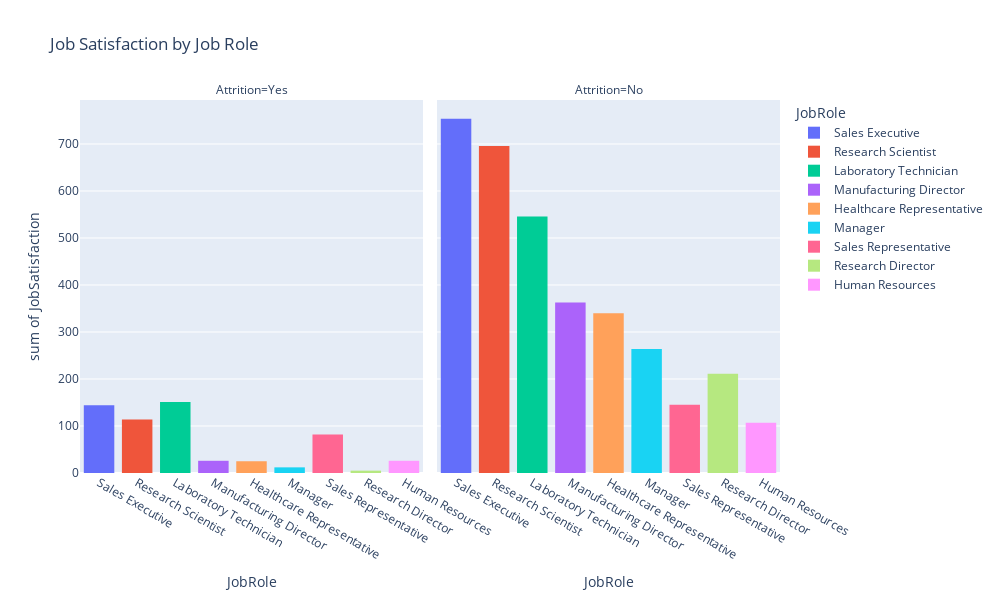

Source (notebook cell):
### Code cell
px.histogram(df,x='JobRole',y='JobSatisfaction',facet_col='Attrition',color='JobRole',
             title='Job Satisfaction by Job Role',
             width=1000,height=600)

### Figure 1 — Plotly figure (JSON) as saved in the notebook; plotly's stock layout.template omitted (floating-point values rounded to 4 significant figures; data arrays with more than 128 entries replaced by an {"elided": "..."} marker saying what was removed)
{"data": [{"alignmentgroup": "True", "bingroup": "x", "histfunc": "sum", "hovertemplate": "JobRole=%{x}<br>Attrition=Yes<br>sum of JobSatisfaction=%{y}<extra></extra>", "legendgroup": "Sales Executive", "marker": {"color": "#636efa", "pattern": {"shape": ""}}, "name": "Sales Executive", "offsetgroup": "Sales Executive", "orientation": "v", "showlegend": true, "type": "histogram", "x": ["Sales Executive", "Sales Executive", "Sales Executive", "Sales Executive", "Sales Executive", "Sales Executive", "Sales Executive", "Sales Executive", "Sales Executive", "Sales Executive", "Sales Executive", "Sales Executive", "Sales Executive", "Sales Executive", "Sales Executive", "Sales Executive", "Sales Executive", "Sales Executive", "Sales Executive", "Sales Executive", "Sales Executive", "Sales Executive", "Sales Executive", "Sales Executive", "Sales Executive", "Sales Executive", "Sales Executive", "Sales Executive", "Sales Executive", "Sales Executive", "Sales Executive", "Sales Executive", "Sales Executive", "Sales Executive", "Sales Executive", "Sales Executive", "Sales Executive", "Sales Executive", "Sales Executive", "Sales Executive", "Sales Executive", "Sales Executive", "Sales Executive", "Sales Executive", "Sales Executive", "Sales Executive", "Sales Executive", "Sales Executive", "Sales Executive", "Sales Executive", "Sales Executive", "Sales Executive", "Sales Executive", "Sales Executive", "Sales Executive", "Sales Executive", "Sales Executive"], "xaxis": "x", "y": [4, 4, 3, 3, 3, 4, 4, 1, 4, 3, 2, 3, 4, 3, 1, 1, 3, 3, 3, 1, 1, 4, 4, 4, 3, 2, 1, 1, 3, 1, 1, 1, 3, 2, 2, 3, 3, 4, 2, 2, 1, 1, 4, 4, 3, 1, 2, 1, 3, 4, 2, 2, 3, 4, 1, 3, 1], "yaxis": "y"}, {"alignmentgroup": "True", "bingroup": "x", "histfunc": "sum", "hovertemplate": "JobRole=%{x}<br>Attrition=No<br>sum of JobSatisfaction=%{y}<extra></extra>", "legendgroup": "Sales Executive", "marker": {"color": "#636efa", "pattern": {"shape": ""}}, "name": "Sales Executive", "offsetgroup": "Sales Executive", "orientation": "v", "showlegend": false, "type": "histogram", "x": {"elided": "269 str values"}, "xaxis": "x2", "y": {"elided": "269 int values"}, "yaxis": "y2"}, {"alignmentgroup": "True", "bingroup": "x", "histfunc": "sum", "hovertemplate": "JobRole=%{x}<br>Attrition=Yes<br>sum of JobSatisfaction=%{y}<extra></extra>", "legendgroup": "Research Scientist", "marker": {"color": "#EF553B", "pattern": {"shape": ""}}, "name": "Research Scientist", "offsetgroup": "Research Scientist", "orientation": "v", "showlegend": true, "type": "histogram", "x": ["Research Scientist", "Research Scientist", "Research Scientist", "Research Scientist", "Research Scientist", "Research Scientist", "Research Scientist", "Research Scientist", "Research Scientist", "Research Scientist", "Research Scientist", "Research Scientist", "Research Scientist", "Research Scientist", "Research Scientist", "Research Scientist", "Research Scientist", "Research Scientist", "Research Scientist", "Research Scientist", "Research Scientist", "Research Scientist", "Research Scientist", "Research Scientist", "Research Scientist", "Research Scientist", "Research Scientist", "Research Scientist", "Research Scientist", "Research Scientist", "Research Scientist", "Research Scientist", "Research Scientist", "Research Scientist", "Research Scientist", "Research Scientist", "Research Scientist", "Research Scientist", "Research Scientist", "Research Scientist", "Research Scientist", "Research Scientist", "Research Scientist", "Research Scientist", "Research Scientist", "Research Scientist", "Research Scientist"], "xaxis": "x", "y": [1, 1, 4, 3, 2, 1, 3, 4, 2, 4, 1, 4, 2, 3, 1, 2, 3, 4, 3, 3, 2, 4, 3, 1, 1, 3, 1, 1, 3, 3, 2, 3, 4, 1, 2, 1, 3, 2, 1, 3, 3, 2, 4, 2, 1, 3, 4], "yaxis": "y"}, {"alignmentgroup": "True", "bingroup": "x", "histfunc": "sum", "hovertemplate": "JobRole=%{x}<br>Attrition=No<br>sum of JobSatisfaction=%{y}<extra></extra>", "legendgroup": "Research Scientist", "marker": {"color": "#EF553B", "pattern": {"shape": ""}}, "name": "Research Scientist", "offsetgroup": "Research Scientist", "orientation": "v", "showlegend": false, "type": "histogram", "x": {"elided": "245 str values"}, "xaxis": "x2", "y": {"elided": "245 int values"}, "yaxis": "y2"}, {"alignmentgroup": "True", "bingroup": "x", "histfunc": "sum", "hovertemplate": "JobRole=%{x}<br>Attrition=Yes<br>sum of JobSatisfaction=%{y}<extra></extra>", "legendgroup": "Laboratory Technician", "marker": {"color": "#00cc96", "pattern": {"shape": ""}}, "name": "Laboratory Technician", "offsetgroup": "Laboratory Technician", "orientation": "v", "showlegend": true, "type": "histogram", "x": ["Laboratory Technician", "Laboratory Technician", "Laboratory Technician", "Laboratory Technician", "Laboratory Technician", "Laboratory Technician", "Laboratory Technician", "Laboratory Technician", "Laboratory Technician", "Laboratory Technician", "Laboratory Technician", "Laboratory Technician", "Laboratory Technician", "Laboratory Technician", "Laboratory Technician", "Laboratory Technician", "Laboratory Technician", "Laboratory Technician", "Laboratory Technician", "Laboratory Technician", "Laboratory Technician", "Laboratory Technician", "Laboratory Technician", "Laboratory Technician", "Laboratory Technician", "Laboratory Technician", "Laboratory Technician", "Laboratory Technician", "Laboratory Technician", "Laboratory Technician", "Laboratory Technician", "Laboratory Technician", "Laboratory Technician", "Laboratory Technician", "Laboratory Technician", "Laboratory Technician", "Laboratory Technician", "Laboratory Technician", "Laboratory Technician", "Laboratory Technician", "Laboratory Technician", "Laboratory Technician", "Laboratory Technician", "Laboratory Technician", "Laboratory Technician", "Laboratory Technician", "Laboratory Technician", "Laboratory Technician", "Laboratory Technician", "Laboratory Technician", "Laboratory Technician", "Laboratory Technician", "Laboratory Technician", "Laboratory Technician", "Laboratory Technician", "Laboratory Technician", "Laboratory Technician", "Laboratory Technician", "Laboratory Technician", "Laboratory Technician", "Laboratory Technician", "Laboratory Technician"], "xaxis": "x", "y": [3, 3, 3, 3, 3, 4, 3, 1, 4, 4, 1, 3, 2, 3, 3, 2, 3, 1, 1, 4, 3, 4, 3, 1, 1, 4, 4, 4, 1, 1, 2, 2, 1, 3, 1, 4, 3, 2, 3, 3, 4, 2, 3, 3, 3, 1, 1, 1, 4, 1, 1, 1, 1, 2, 1, 3, 2, 1, 1, 4, 4, 3], "yaxis": "y"}, {"alignmentgroup": "True", "bingroup": "x", "histfunc": "sum", "hovertemplate": "JobRole=%{x}<br>Attrition=No<br>sum of JobSatisfaction=%{y}<extra></extra>", "legendgroup": "Laboratory Technician", "marker": {"color": "#00cc96", "pattern": {"shape": ""}}, "name": "Laboratory Technician", "offsetgroup": "Laboratory Technician", "orientation": "v", "showlegend": false, "type": "histogram", "x": {"elided": "197 str values"}, "xaxis": "x2", "y": {"elided": "197 int values"}, "yaxis": "y2"}, {"alignmentgroup": "True", "bingroup": "x", "histfunc": "sum", "hovertemplate": "JobRole=%{x}<br>Attrition=Yes<br>sum of JobSatisfaction=%{y}<extra></extra>", "legendgroup": "Manufacturing Director", "marker": {"color": "#ab63fa", "pattern": {"shape": ""}}, "name": "Manufacturing Director", "offsetgroup": "Manufacturing Director", "orientation": "v", "showlegend": true, "type": "histogram", "x": ["Manufacturing Director", "Manufacturing Director", "Manufacturing Director", "Manufacturing Director", "Manufacturing Director", "Manufacturing Director", "Manufacturing Director", "Manufacturing Director", "Manufacturing Director", "Manufacturing Director"], "xaxis": "x", "y": [4, 3, 3, 3, 1, 3, 2, 4, 2, 1], "yaxis": "y"}, {"alignmentgroup": "True", "bingroup": "x", "histfunc": "sum", "hovertemplate": "JobRole=%{x}<br>Attrition=No<br>sum of JobSatisfaction=%{y}<extra></extra>", "legendgroup": "Manufacturing Director", "marker": {"color": "#ab63fa", "pattern": {"shape": ""}}, "name": "Manufacturing Director", "offsetgroup": "Manufacturing Director", "orientation": "v", "showlegend": false, "type": "histogram", "x": {"elided": "135 str values"}, "xaxis": "x2", "y": {"elided": "135 int values"}, "yaxis": "y2"}, {"alignmentgroup": "True", "bingroup": "x", "histfunc": "sum", "hovertemplate": "JobRole=%{x}<br>Attrition=Yes<br>sum of JobSatisfaction=%{y}<extra></extra>", "legendgroup": "Healthcare Representative", "marker": {"color": "#FFA15A", "pattern": {"shape": ""}}, "name": "Healthcare Representative", "offsetgroup": "Healthcare Representative", "orientation": "v", "showlegend": true, "type": "histogram", "x": ["Healthcare Representative", "Healthcare Representative", "Healthcare Representative", "Healthcare Representative", "Healthcare Representative", "Healthcare Representative", "Healthcare Representative", "Healthcare Representative", "Healthcare Representative"], "xaxis": "x", "y": [4, 1, 3, 2, 1, 4, 4, 4, 2], "yaxis": "y"}, {"alignmentgroup": "True", "bingroup": "x", "histfunc": "sum", "hovertemplate": "JobRole=%{x}<br>Attrition=No<br>sum of JobSatisfaction=%{y}<extra></extra>", "legendgroup": "Healthcare Representative", "marker": {"color": "#FFA15A", "pattern": {"shape": ""}}, "name": "Healthcare Representative", "offsetgroup": "Healthcare Representative", "orientation": "v", "showlegend": false, "type": "histogram", "x": ["Healthcare Representative", "Healthcare Representative", "Healthcare Representative", "Healthcare Representative", "Healthcare Representative", "Healthcare Representative", "Healthcare Representative", "Healthcare Representative", "Healthcare Representative", "Healthcare Representative", "Healthcare Representative", "Healthcare Representative", "Healthcare Representative", "Healthcare Representative", "Healthcare Representative", "Healthcare Representative", "Healthcare Representative", "Healthcare Representative", "Healthcare Representative", "Healthcare Representative", "Healthcare Representative", "Healthcare Representative", "Healthcare Representative", "Healthcare Representative", "Healthcare Representative", "Healthcare Representative", "Healthcare Representative", "Healthcare Representative", "Healthcare Representative", "Healthcare Representative", "Healthcare Representative", "Healthcare Representative", "Healthcare Representative", "Healthcare Representative", "Healthcare Representative", "Healthcare Representative", "Healthcare Representative", "Healthcare Representative", "Healthcare Representative", "Healthcare Representative", "Healthcare Representative", "Healthcare Representative", "Healthcare Representative", "Healthcare Representative", "Healthcare Representative", "Healthcare Representative", "Healthcare Representative", "Healthcare Representative", "Healthcare Representative", "Healthcare Representative", "Healthcare Representative", "Healthcare Representative", "Healthcare Representative", "Healthcare Representative", "Healthcare Representative", "Healthcare Representative", "Healthcare Representative", "Healthcare Representative", "Healthcare Representative", "Healthcare Representative", "Healthcare Representative", "Healthcare Representative", "Healthcare Representative", "Healthcare Representative", "Healthcare Representative", "Healthcare Representative", "Healthcare Representative", "Healthcare Representative", "Healthcare Representative", "Healthcare Representative", "Healthcare Representative", "Healthcare Representative", "Healthcare Representative", "Healthcare Representative", "Healthcare Representative", "Healthcare Representative", "Healthcare Representative", "Healthcare Representative", "Healthcare Representative", "Healthcare Representative", "Healthcare Representative", "Healthcare Representative", "Healthcare Representative", "Healthcare Representative", "Healthcare Representative", "Healthcare Representative", "Healthcare Representative", "Healthcare Representative", "Healthcare Representative", "Healthcare Representative", "Healthcare Representative", "Healthcare Representative", "Healthcare Representative", "Healthcare Representative", "Healthcare Representative", "Healthcare Representative", "Healthcare Representative", "Healthcare Representative", "Healthcare Representative", "Healthcare Representative", "Healthcare Representative", "Healthcare Representative", "Healthcare Representative", "Healthcare Representative", "Healthcare Representative", "Healthcare Representative", "Healthcare Representative", "Healthcare Representative", "Healthcare Representative", "Healthcare Representative", "Healthcare Representative", "Healthcare Representative", "Healthcare Representative", "Healthcare Representative", "Healthcare Representative", "Healthcare Representative", "Healthcare Representative", "Healthcare Representative", "Healthcare Representative", "Healthcare Representative", "Healthcare Representative", "Healthcare Representative"], "xaxis": "x2", "y": [3, 4, 4, 1, 3, 4, 2, 1, 4, 1, 4, 2, 4, 1, 3, 4, 1, 4, 1, 4, 1, 4, 3, 3, 1, 4, 3, 4, 2, 3, 3, 4, 3, 3, 3, 3, 4, 4, 2, 3, 4, 3, 4, 1, 1, 3, 2, 1, 2, 4, 4, 2, 4, 4, 4, 2, 3, 3, 3, 2, 2, 3, 4, 4, 4, 2, 4, 1, 1, 1, 4, 2, 3, 4, 3, 4, 3, 1, 3, 2, 3, 3, 2, 1, 4, 4, 2, 3, 4, 3, 3, 3, 1, 3, 1, 3, 4, 4, 4, 3, 2, 3, 3, 4, 1, 1, 2, 4, 1, 3, 1, 3, 1, 4, 3, 3, 3, 3, 4, 3, 3, 1], "yaxis": "y2"}, {"alignmentgroup": "True", "bingroup": "x", "histfunc": "sum", "hovertemplate": "JobRole=%{x}<br>Attrition=Yes<br>sum of JobSatisfaction=%{y}<extra></extra>", "legendgroup": "Manager", "marker": {"color": "#19d3f3", "pattern": {"shape": ""}}, "name": "Manager", "offsetgroup": "Manager", "orientation": "v", "showlegend": true, "type": "histogram", "x": ["Manager", "Manager", "Manager", "Manager", "Manager"], "xaxis": "x", "y": [2, 3, 1, 4, 2], "yaxis": "y"}, {"alignmentgroup": "True", "bingroup": "x", "histfunc": "sum", "hovertemplate": "JobRole=%{x}<br>Attrition=No<br>sum of JobSatisfaction=%{y}<extra></extra>", "legendgroup": "Manager", "marker": {"color": "#19d3f3", "pattern": {"shape": ""}}, "name": "Manager", "offsetgroup": "Manager", "orientation": "v", "showlegend": false, "type": "histogram", "x": ["Manager", "Manager", "Manager", "Manager", "Manager", "Manager", "Manager", "Manager", "Manager", "Manager", "Manager", "Manager", "Manager", "Manager", "Manager", "Manager", "Manager", "Manager", "Manager", "Manager", "Manager", "Manager", "Manager", "Manager", "Manager", "Manager", "Manager", "Manager", "Manager", "Manager", "Manager", "Manager", "Manager", "Manager", "Manager", "Manager", "Manager", "Manager", "Manager", "Manager", "Manager", "Manager", "Manager", "Manager", "Manager", "Manager", "Manager", "Manager", "Manager", "Manager", "Manager", "Manager", "Manager", "Manager", "Manager", "Manager", "Manager", "Manager", "Manager", "Manager", "Manager", "Manager", "Manager", "Manager", "Manager", "Manager", "Manager", "Manager", "Manager", "Manager", "Manager", "Manager", "Manager", "Manager", "Manager", "Manager", "Manager", "Manager", "Manager", "Manager", "Manager", "Manager", "Manager", "Manager", "Manager", "Manager", "Manager", "Manager", "Manager", "Manager", "Manager", "Manager", "Manager", "Manager", "Manager", "Manager", "Manager"], "xaxis": "x2", "y": [4, 3, 1, 3, 4, 4, 1, 4, 1, 2, 3, 3, 4, 4, 4, 4, 4, 3, 4, 2, 1, 2, 2, 2, 1, 4, 3, 4, 3, 4, 1, 3, 4, 3, 2, 4, 1, 2, 1, 4, 4, 3, 1, 4, 4, 3, 1, 4, 3, 3, 3, 4, 4, 1, 1, 4, 3, 1, 3, 1, 1, 3, 2, 2, 2, 1, 2, 2, 1, 3, 3, 2, 2, 1, 4, 4, 2, 4, 4, 3, 4, 1, 3, 4, 3, 2, 3, 2, 3, 2, 3, 1, 4, 4, 2, 4, 3], "yaxis": "y2"}, {"alignmentgroup": "True", "bingroup": "x", "histfunc": "sum", "hovertemplate": "JobRole=%{x}<br>Attrition=Yes<br>sum of JobSatisfaction=%{y}<extra></extra>", "legendgroup": "Sales Representative", "marker": {"color": "#FF6692", "pattern": {"shape": ""}}, "name": "Sales Representative", "offsetgroup": "Sales Representative", "orientation": "v", "showlegend": true, "type": "histogram", "x": ["Sales Representative", "Sales Representative", "Sales Representative", "Sales Representative", "Sales Representative", "Sales Representative", "Sales Representative", "Sales Representative", "Sales Representative", "Sales Representative", "Sales Representative", "Sales Representative", "Sales Representative", "Sales Representative", "Sales Representative", "Sales Representative", "Sales Representative", "Sales Representative", "Sales Representative", "Sales Representative", "Sales Representative", "Sales Representative", "Sales Representative", "Sales Representative", "Sales Representative", "Sales Representative", "Sales Representative", "Sales Representative", "Sales Representative", "Sales Representative", "Sales Representative", "Sales Representative", "Sales Representative"], "xaxis": "x", "y": [1, 4, 3, 3, 1, 2, 2, 3, 2, 2, 3, 2, 1, 1, 3, 3, 2, 2, 4, 4, 2, 4, 3, 1, 3, 4, 3, 4, 2, 2, 4, 1, 1], "yaxis": "y"}, {"alignmentgroup": "True", "bingroup": "x", "histfunc": "sum", "hovertemplate": "JobRole=%{x}<br>Attrition=No<br>sum of JobSatisfaction=%{y}<extra></extra>", "legendgroup": "Sales Representative", "marker": {"color": "#FF6692", "pattern": {"shape": ""}}, "name": "Sales Representative", "offsetgroup": "Sales Representative", "orientation": "v", "showlegend": false, "type": "histogram", "x": ["Sales Representative", "Sales Representative", "Sales Representative", "Sales Representative", "Sales Representative", "Sales Representative", "Sales Representative", "Sales Representative", "Sales Representative", "Sales Representative", "Sales Representative", "Sales Representative", "Sales Representative", "Sales Representative", "Sales Representative", "Sales Representative", "Sales Representative", "Sales Representative", "Sales Representative", "Sales Representative", "Sales Representative", "Sales Representative", "Sales Representative", "Sales Representative", "Sales Representative", "Sales Representative", "Sales Representative", "Sales Representative", "Sales Representative", "Sales Representative", "Sales Representative", "Sales Representative", "Sales Representative", "Sales Representative", "Sales Representative", "Sales Representative", "Sales Representative", "Sales Representative", "Sales Representative", "Sales Representative", "Sales Representative", "Sales Representative", "Sales Representative", "Sales Representative", "Sales Representative", "Sales Representative", "Sales Representative", "Sales Representative", "Sales Representative", "Sales Representative"], "xaxis": "x2", "y": [4, 1, 3, 3, 4, 2, 2, 3, 3, 4, 2, 2, 4, 3, 3, 3, 2, 3, 2, 3, 4, 2, 4, 4, 3, 4, 4, 3, 2, 4, 1, 4, 4, 3, 2, 3, 3, 4, 3, 1, 4, 4, 3, 2, 1, 3, 2, 4, 1, 3], "yaxis": "y2"}, {"alignmentgroup": "True", "bingroup": "x", "histfunc": "sum", "hovertemplate": "JobRole=%{x}<br>Attrition=Yes<br>sum of JobSatisfaction=%{y}<extra></extra>", "legendgroup": "Research Director", "marker": {"color": "#B6E880", "pattern": {"shape": ""}}, "name": "Research Director", "offsetgroup": "Research Director", "orientation": "v", "showlegend": true, "type": "histogram", "x": ["Research Director", "Research Director"], "xaxis": "x", "y": [3, 2], "yaxis": "y"}, {"alignmentgroup": "True", "bingroup": "x", "histfunc": "sum", "hovertemplate": "JobRole=%{x}<br>Attrition=No<br>sum of JobSatisfaction=%{y}<extra></extra>", "legendgroup": "Research Director", "marker": {"color": "#B6E880", "pattern": {"shape": ""}}, "name": "Research Director", "offsetgroup": "Research Director", "orientation": "v", "showlegend": false, "type": "histogram", "x": ["Research Director", "Research Director", "Research Director", "Research Director", "Research Director", "Research Director", "Research Director", "Research Director", "Research Director", "Research Director", "Research Director", "Research Director", "Research Director", "Research Director", "Research Director", "Research Director", "Research Director", "Research Director", "Research Director", "Research Director", "Research Director", "Research Director", "Research Director", "Research Director", "Research Director", "Research Director", "Research Director", "Research Director", "Research Director", "Research Director", "Research Director", "Research Director", "Research Director", "Research Director", "Research Director", "Research Director", "Research Director", "Research Director", "Research Director", "Research Director", "Research Director", "Research Director", "Research Director", "Research Director", "Research Director", "Research Director", "Research Director", "Research Director", "Research Director", "Research Director", "Research Director", "Research Director", "Research Director", "Research Director", "Research Director", "Research Director", "Research Director", "Research Director", "Research Director", "Research Director", "Research Director", "Research Director", "Research Director", "Research Director", "Research Director", "Research Director", "Research Director", "Research Director", "Research Director", "Research Director", "Research Director", "Research Director", "Research Director", "Research Director", "Research Director", "Research Director", "Research Director", "Research Director"], "xaxis": "x2", "y": [2, 4, 3, 1, 3, 3, 2, 3, 2, 2, 4, 3, 3, 4, 2, 3, 1, 2, 3, 4, 4, 2, 1, 3, 3, 3, 3, 4, 4, 3, 1, 3, 3, 1, 4, 4, 1, 4, 3, 1, 3, 3, 4, 3, 3, 2, 1, 4, 4, 4, 4, 1, 4, 1, 4, 2, 3, 2, 2, 1, 1, 4, 4, 2, 1, 3, 2, 1, 4, 3, 3, 2, 1, 4, 3, 2, 3, 4], "yaxis": "y2"}, {"alignmentgroup": "True", "bingroup": "x", "histfunc": "sum", "hovertemplate": "JobRole=%{x}<br>Attrition=Yes<br>sum of JobSatisfaction=%{y}<extra></extra>", "legendgroup": "Human Resources", "marker": {"color": "#FF97FF", "pattern": {"shape": ""}}, "name": "Human Resources", "offsetgroup": "Human Resources", "orientation": "v", "showlegend": true, "type": "histogram", "x": ["Human Resources", "Human Resources", "Human Resources", "Human Resources", "Human Resources", "Human Resources", "Human Resources", "Human Resources", "Human Resources", "Human Resources", "Human Resources", "Human Resources"], "xaxis": "x", "y": [1, 4, 1, 3, 1, 3, 3, 4, 2, 1, 1, 2], "yaxis": "y"}, {"alignmentgroup": "True", "bingroup": "x", "histfunc": "sum", "hovertemplate": "JobRole=%{x}<br>Attrition=No<br>sum of JobSatisfaction=%{y}<extra></extra>", "legendgroup": "Human Resources", "marker": {"color": "#FF97FF", "pattern": {"shape": ""}}, "name": "Human Resources", "offsetgroup": "Human Resources", "orientation": "v", "showlegend": false, "type": "histogram", "x": ["Human Resources", "Human Resources", "Human Resources", "Human Resources", "Human Resources", "Human Resources", "Human Resources", "Human Resources", "Human Resources", "Human Resources", "Human Resources", "Human Resources", "Human Resources", "Human Resources", "Human Resources", "Human Resources", "Human Resources", "Human Resources", "Human Resources", "Human Resources", "Human Resources", "Human Resources", "Human Resources", "Human Resources", "Human Resources", "Human Resources", "Human Resources", "Human Resources", "Human Resources", "Human Resources", "Human Resources", "Human Resources", "Human Resources", "Human Resources", "Human Resources", "Human Resources", "Human Resources", "Human Resources", "Human Resources", "Human Resources"], "xaxis": "x2", "y": [2, 3, 4, 3, 1, 3, 3, 2, 2, 2, 4, 4, 1, 4, 2, 2, 3, 3, 3, 1, 2, 1, 1, 2, 3, 3, 4, 4, 2, 3, 4, 4, 2, 2, 4, 2, 4, 2, 2, 4], "yaxis": "y2"}], "layout": {"annotations": [{"font": {}, "showarrow": false, "text": "Attrition=Yes", "x": 0.245, "xanchor": "center", "xref": "paper", "y": 1, "yanchor": "bottom", "yref": "paper"}, {"font": {}, "showarrow": false, "text": "Attrition=No", "x": 0.755, "xanchor": "center", "xref": "paper", "y": 1, "yanchor": "bottom", "yref": "paper"}], "barmode": "relative", "height": 600, "legend": {"title": {"text": "JobRole"}, "tracegroupgap": 0}, "title": {"text": "Job Satisfaction by Job Role"}, "width": 1000, "xaxis": {"anchor": "y", "categoryarray": ["Sales Executive", "Research Scientist", "Laboratory Technician", "Manufacturing Director", "Healthcare Representative", "Manager", "Sales Representative", "Research Director", "Human Resources"], "categoryorder": "array", "domain": [0, 0.49], "title": {"text": "JobRole"}}, "xaxis2": {"anchor": "y2", "categoryarray": ["Sales Executive", "Research Scientist", "Laboratory Technician", "Manufacturing Director", "Healthcare Representative", "Manager", "Sales Representative", "Research Director", "Human Resources"], "categoryorder": "array", "domain": [0.51, 1], "matches": "x", "title": {"text": "JobRole"}}, "yaxis": {"anchor": "x", "domain": [0, 1], "title": {"text": "sum of JobSatisfaction"}}, "yaxis2": {"anchor": "x2", "domain": [0, 1], "matches": "y", "showticklabels": false}}}
